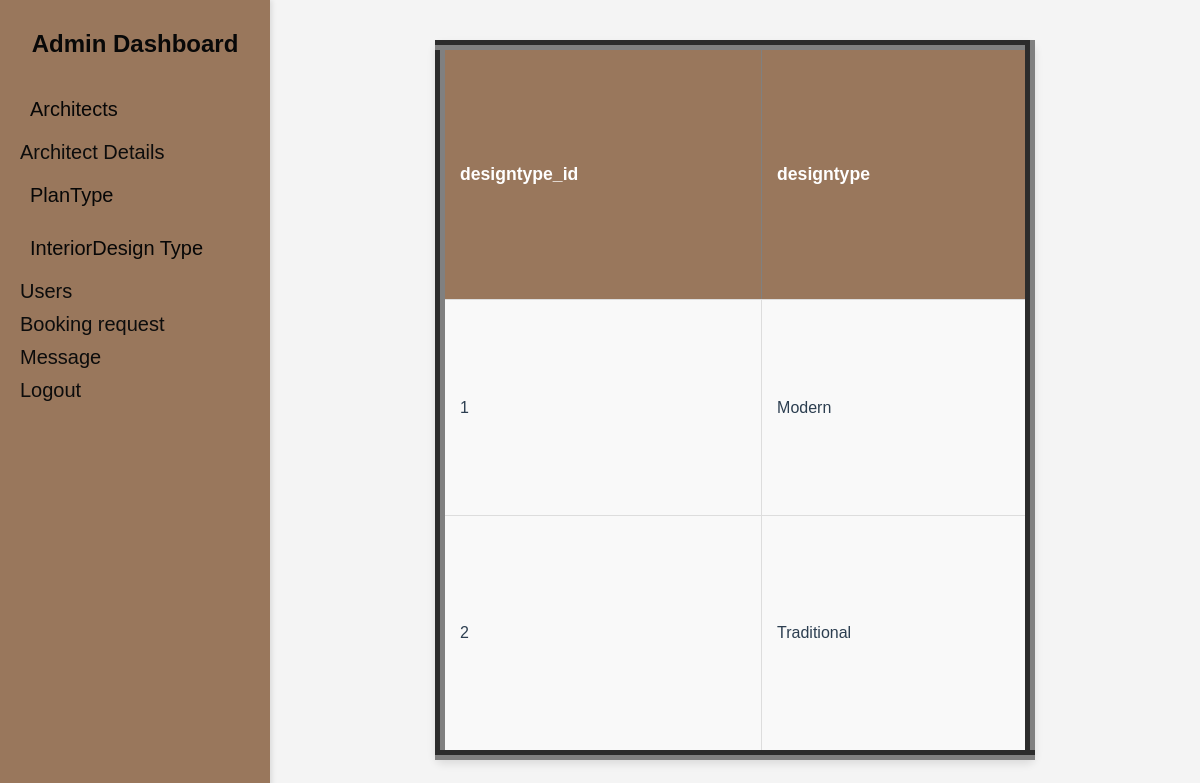
The page /raising-master_new/viewdesigntype.php on the database its author committed.
### tables this page shows
CREATE TABLE `designtype_details` (
  `designtype_id` int(11) NOT NULL,
  `designtype` varchar(200) NOT NULL
);

### raising-master_new/viewdesigntype.php (the view, shortened to what this page needs)
<?php
include 'admin-side.php';
include 'connection.php';
?>
<html>
    <head></head>
    <body>
    <link rel="stylesheet" type="text/css" href="2.css">
  </body>
<?php
$sql = "select * from designtype_details";
$result = mysqli_query($con, $sql);
if ($result->num_rows > 0) {
    echo "<table  border='10' cellspacing='2' cellpadding='10' border='10'>
    <tr>
            <th>designtype_id</th>
            <th>designtype</th>
 </tr>";
    while ($row = $result->fetch_assoc()) {
        echo "<tr>
            <td>{$row['designtype_id']}</td>
            <td>{$row['designtype']}</td>
      </tr>";
    }
    ?>
<?php
    echo "</table>";
} else {
    echo "0 results";
}
?>

### raising-master_new/admin-dash.css (style rules this page uses)
body { margin: 0; font-family: Arial, sans-serif; color: #2c3e50; }

### raising-master_new/formstyle.css (style rules this page uses)
body { font-family: Arial, sans-serif; background-color: #f4f4f4; margin: 0; padding: 0; box-sizing: border-box; }

### raising-master_new/2.css (style rules this page uses)
table { width: 50%; margin: 40px auto; border-collapse: collapse; background-color: #f9f9f9; border-radius: 8px; box-shadow: 0 4px 8px rgba(0, 0, 0, 0.1); }
th { background-color: #99775c; color: white; text-align: left; padding: 12px 15px; font-size: 1.1em; }
td { text-align: left; padding: 12px 15px; border: 1px solid #ddd; font-size: 1em; }

### rows shown on the page
designtype_details: designtype_id "1", designtype "Modern"
designtype_details: designtype_id "2", designtype "Traditional"
